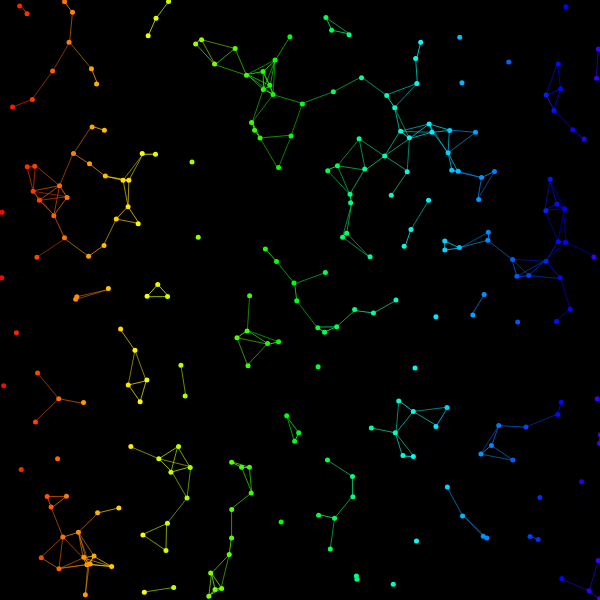
Frame 1 (no input)
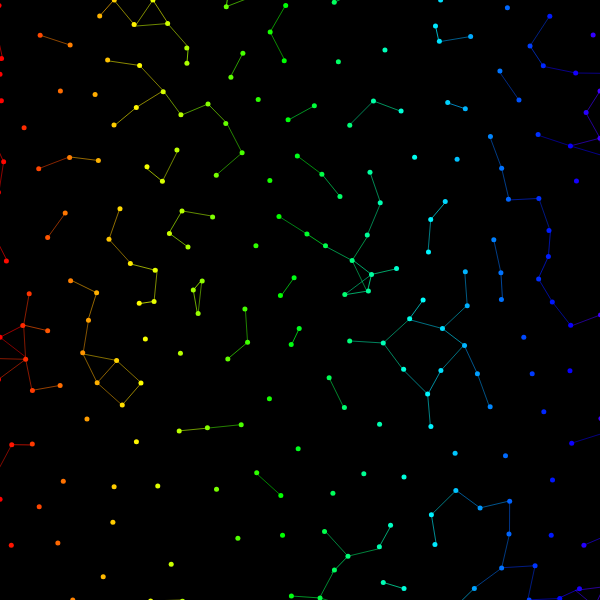
Frame 60 (no input)
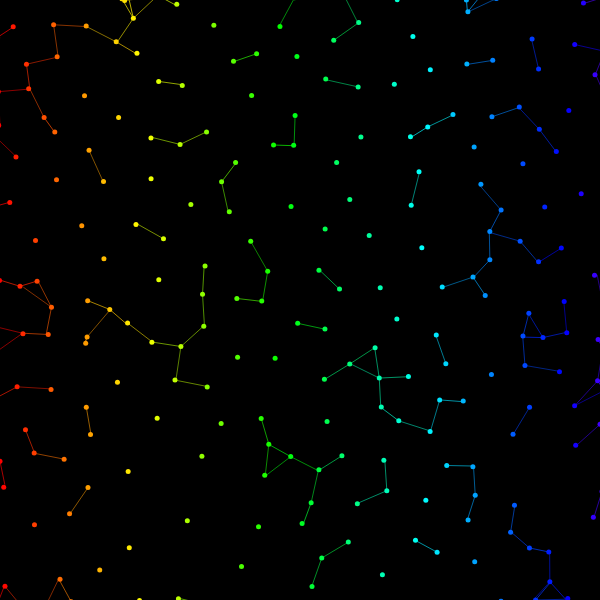
Frame 120 (the mouse pressed at the canvas centre since frame 60)

The p5.js sketch that drew these frames (run headless with seeded random() and noise() and a simulated clock; from frame 60 on, the mouse is pressed at the canvas centre):

// p5.js sketch
// ── sketch.js
"use strict";
let particle_array;
let num_particles = 250;

function setup() {
  createCanvas(600, 600);
  colorMode(HSB);
  particle_array = new Array(num_particles)
  for (let i = 0; i < num_particles; i++) {
    particle_array[i] = new Particle(
      createVector(random(width), random(height)),
      70
    );
  }
}

function draw() {
  background(0);
  for (let i = 0; i < num_particles; i++){
      particle_array[i].update(particle_array, i);
      particle_array[i].show();
  }

}

// ── Particle.js
"use strict";
class Particle {
  constructor(pos, repel_radius) {
    this.pos = createVector(pos.x, pos.y);
    this.repel_radius = repel_radius;
    this.velocity = createVector(random(-1, 1), random(-1, 1));
    this.speed = 0.01;
    this.speed_max = 0.5;
  }

  update(particle_array, i) {
    this.pos.add(this.velocity);
    if (this.pos.x < -10) {
      this.pos.x = width;
    }
    if (this.pos.y < -10) {
      this.pos.y = height;
    }
    if (this.pos.x > width + 10) {
      this.pos.x = 0;
    }
    if (this.pos.y > 10 + height) {
      this.pos.y = 0;
    }
    this.velocity.x = constrain(
      this.velocity.x + random(-1.0 * this.speed, this.speed),
      -this.speed_max,
      this.speed_max
    );
    this.velocity.y = constrain(
      this.velocity.y + random(-1.0 * this.speed, this.speed),
      -this.speed_max,
      this.speed_max
    );

    // Check for "collisions"
    for (let j = i + 1; j < particle_array.length; j++) {
      let ang = Math.atan2(
        this.pos.y - particle_array[j].pos.y,
        this.pos.x - particle_array[j].pos.x
      );
      let dist = this.pos.dist(particle_array[j].pos);
      if (dist < this.repel_radius) {
        if (dist < this.repel_radius * 0.5) {
          strokeWeight(map(dist, 0, this.repel_radius, 1, 0));
          let h = map(this.pos.x,0,width,0,255)
          stroke(h,map(dist, 0, this.repel_radius, 255, 0),255);
          line(
            this.pos.x,
            this.pos.y,
            particle_array[j].pos.x,
            particle_array[j].pos.y
          );
        }
        let force = map(dist, 0, this.repel_radius, 4, 0);
        this.velocity.x += force * Math.cos(ang);
        this.velocity.y += force * Math.sin(ang);
      }
    }
  }

  show() {
    noStroke();
    let h = map(this.pos.x,0,width,0,255)
    fill(h,255,255);
    ellipse(this.pos.x, this.pos.y, 5, 5);
  }
}
